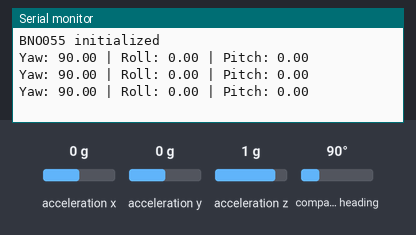
Simulated run of this sketch. Board: ESP32. Shown: the last lines printed to the serial monitor. Inputs (shaded band) come from the test bench; at power-on: acceleration x 0 g, acceleration y 0 g, acceleration z 1 g, compass heading 90°.

Above: at 2.2 s.
2.3 s: acceleration x set to -1.4 g
At 2.9 s:
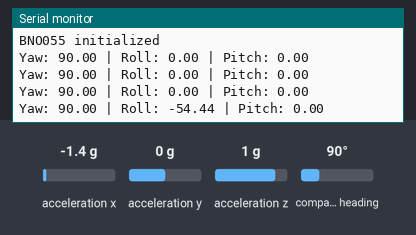
3.8 s: acceleration y set to -1.4 g
At 4.4 s:
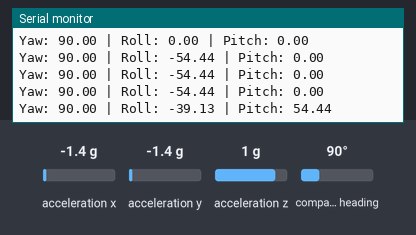
5.3 s: acceleration z set to -1.4 g
At 5.9 s:
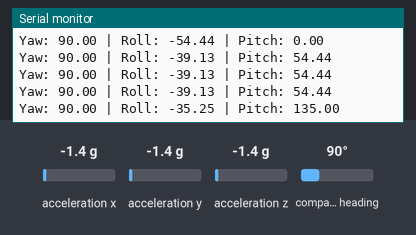
6.8 s: compass heading set to 7°
At 7.4 s:
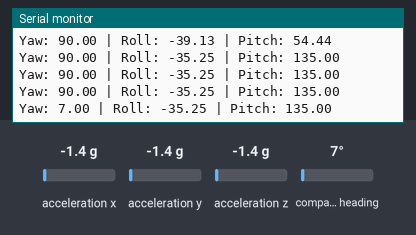
Timing chart, 0 to 9.3 s (numbered marks = the images above; inputs shaded):
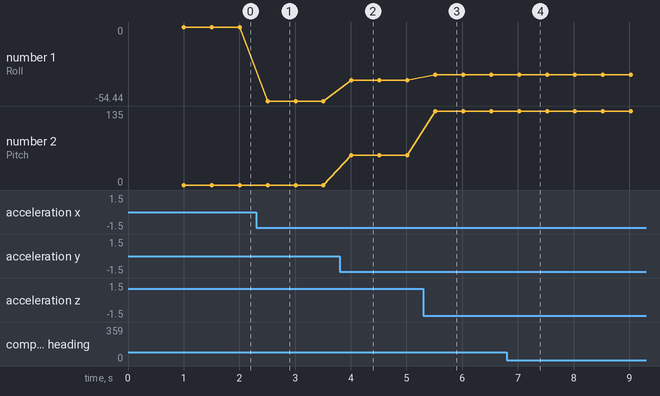

Measured:
- after the input at 2.3 s, the serial monitor: prints a new line after 0.21 s (image 1)
- after the input at 3.8 s, the serial monitor: prints a new line after 0.21 s (image 2)
- after the input at 5.3 s, the serial monitor: prints a new line after 0.22 s (image 3)
- after the input at 6.8 s, the serial monitor: prints a new line after 0.22 s (image 4)
- plotted number 1: 0 → -54.44 after the input at 2.3 s, -54.44 → -39.13 after the input at 3.8 s, -39.13 → -35.25 after the input at 5.3 s
- plotted number 2: 0 → 54.44 after the input at 3.8 s, 54.44 → 135 after the input at 5.3 s

The sketch:

bno055-esp32-test.ino
```cpp
// Program for running the BNO055 IMU sensor connected to an ESP32 devkit [on SDA pin 32 and SCL pin 33]

#include <Wire.h>
#include <Adafruit_Sensor.h>
#include <Adafruit_BNO055.h>
#include <utility/imumaths.h>

TwoWire myWire = TwoWire(0);
Adafruit_BNO055 bno = Adafruit_BNO055(55, 0x28, &myWire);

void setup() {
  Serial.begin(115200);
  myWire.begin(32, 33);

  if (!bno.begin()) {
    Serial.println("Error - BNO055 not detected");
    while (1);
  }

  delay(1000);
  bno.setExtCrystalUse(true);
  Serial.println("BNO055 initialized");
}

void loop() {
  sensors_event_t orientationData;
  bno.getEvent(&orientationData, Adafruit_BNO055::VECTOR_EULER);

  Serial.print("Yaw: ");
  Serial.print(orientationData.orientation.x);
  Serial.print(" | Roll: ");
  Serial.print(orientationData.orientation.y);
  Serial.print(" | Pitch: ");
  Serial.println(orientationData.orientation.z);

  delay(500);
}
```
